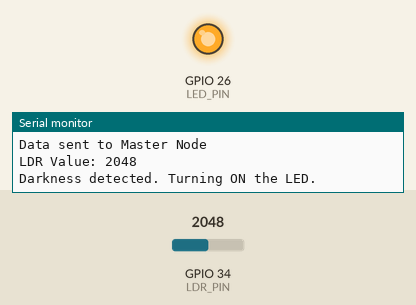
This sketch was run on a simulated ESP32. Parts: output pins drawn as LEDs (lit = HIGH), the last lines printed to the serial monitor. Inputs (shaded band) come from the test bench; at power-on: GPIO 34 (LDR_PIN) = 2048.

Above: at 3.2 s.
3.3 s: GPIO 34 (LDR_PIN) set to 34
5.2 s: GPIO 34 (LDR_PIN) set to 28
At 6.8 s:
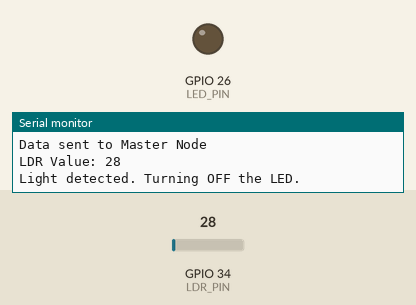
8.2 s: GPIO 34 (LDR_PIN) set to 491
At 10.2 s:
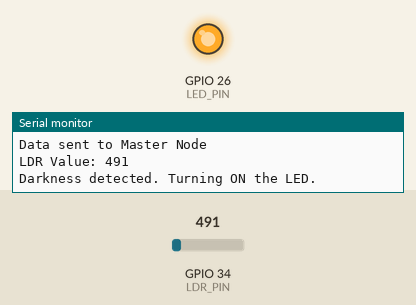
10.5 s: GPIO 34 (LDR_PIN) set to 0
At 12.1 s:
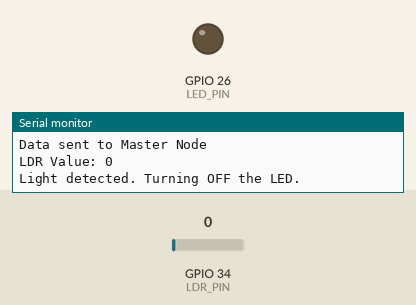
Timing chart, 0 to 13.5 s (numbered marks = the images above; inputs shaded):
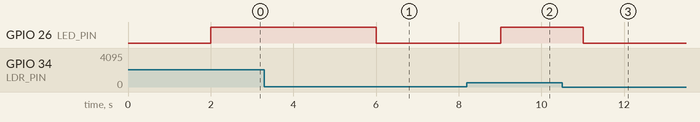

Measured:
- the behaviour switches between 31 and 30 on GPIO 34 (LDR_PIN) (found by bisection; images 0 and 1)
- after the input at 5.2 s, GPIO 26 (LED_PIN): HIGH → LOW after 0.81 s
- after the input at 8.2 s, GPIO 26 (LED_PIN): LOW → HIGH after 0.82 s
- after the input at 10.5 s, GPIO 26 (LED_PIN): HIGH → LOW after 0.52 s

The sketch:

Node2_llightsensor.ino
```cpp
#include <esp_now.h>
#include <WiFi.h>

#define LDR_PIN 34   // Analog pin connected to LDR
#define LED_PIN 26   // GPIO pin connected to LED

const int threshold = 30;  // Threshold for darkness (adjust based on LDR values)

typedef struct struct_message {
  int id;
  int temperature;
  int humidity;
  int LdrValue;
}struct_message;

// Create a struct_message variable
struct_message sensorData;

// Define the MAC address of the Master Node
uint8_t masterNodeMAC[] = {};  // MAC address of the Master Node

void setup() {
  Serial.begin(115200);
  // Initialize WiFi in STA mode
  WiFi.mode(WIFI_STA);
  Serial.println(WiFi.macAddress());

  // Initialize ESP-NOW
  if (esp_now_init() != ESP_OK) {
    Serial.println("Error initializing ESP-NOW");
    return;
  }

  // Register peer
  esp_now_peer_info_t peerInfo;
  memcpy(peerInfo.peer_addr, masterNodeMAC, 6);
  peerInfo.channel = 0;
  peerInfo.encrypt = false;

  if (esp_now_add_peer(&peerInfo) != ESP_OK) {
    Serial.println("Failed to add peer");
    return;
  }

  // Configure the LED pin as an output
  pinMode(LED_PIN, OUTPUT);
  digitalWrite(LED_PIN, LOW);  // Ensure LED is initially off

  // Confirm setup
  Serial.println("LDR Darkness Detector Initialized");
  delay(2000);
}

void sendData() {
  sensorData.id = 2;  // Set Node ID to 2 for Photoresistor Node
  sensorData.LdrValue = analogRead(LDR_PIN);

  // Send data to the Master Node
  esp_now_send(masterNodeMAC, (uint8_t *) &sensorData, sizeof(sensorData));
  Serial.println("Data sent to Master Node");
}

void loop() {
  sendData();
  // Read LDR value
  int LdrValue = analogRead(LDR_PIN);
  Serial.print("LDR Value: ");
  Serial.println(LdrValue);

  // Check for darkness
  if (LdrValue > threshold) {
    // Darkness detected
    Serial.println("Darkness detected. Turning ON the LED.");
    digitalWrite(LED_PIN, HIGH);  // Turn on the LED
  } else {
    // Bright light
    Serial.println("Light detected. Turning OFF the LED.");
    digitalWrite(LED_PIN, LOW);  // Turn off the LED
  }

  // Small delay for stability
  delay(1000);
}
```
